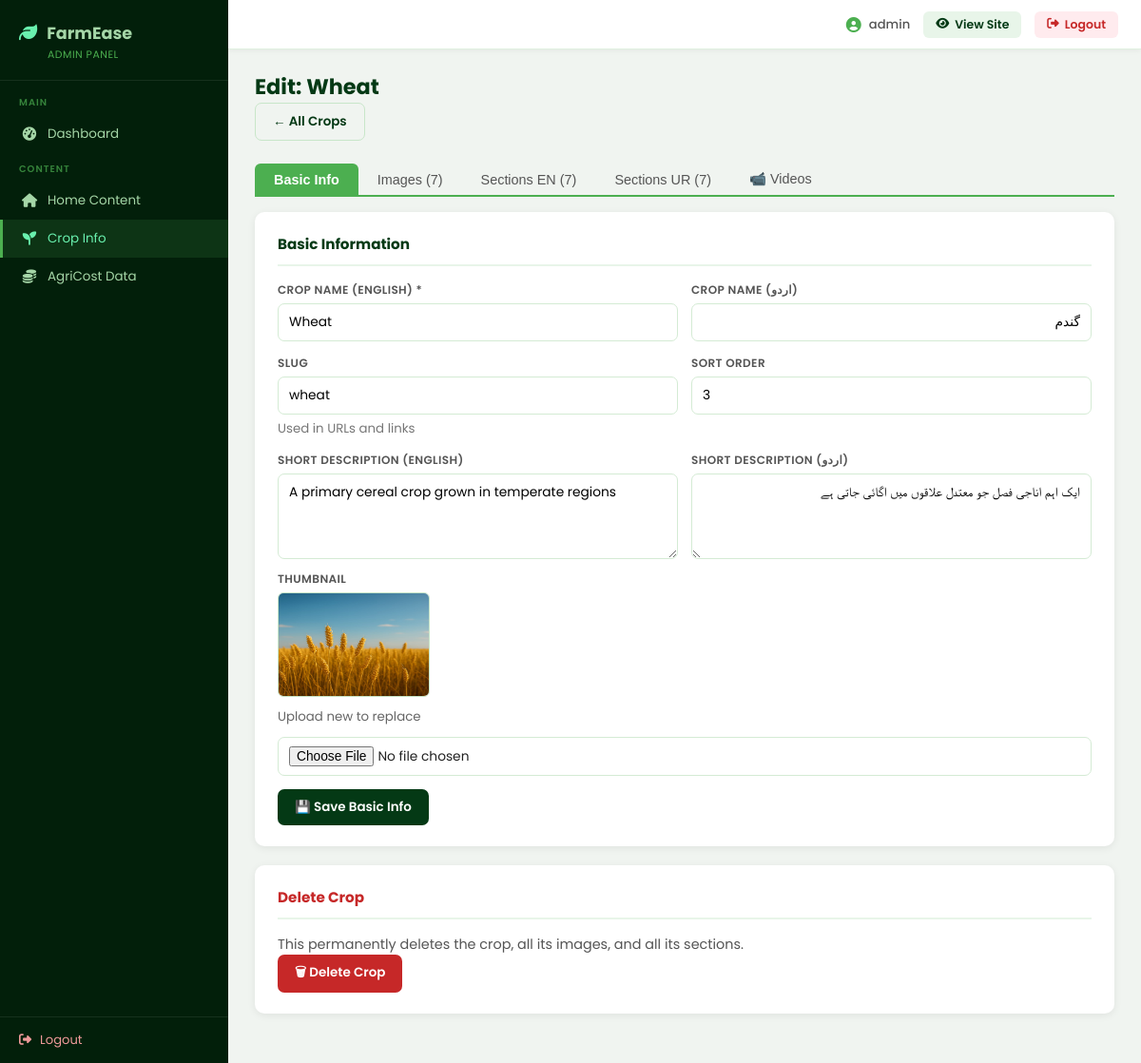
Page /backend/admin/crop-info.php?view=edit&id=3 (signed in) on the committed database.
### tables this page shows
CREATE TABLE `crops` (
  `id` int(11) NOT NULL,
  `slug` varchar(50) NOT NULL,
  `name_en` varchar(100) DEFAULT '',
  `name_ur` varchar(100) DEFAULT '',
  `desc_en` text DEFAULT NULL,
  `desc_ur` text DEFAULT NULL,
  `thumbnail` varchar(255) DEFAULT '',
  `video_1` varchar(100) DEFAULT '',
  `video_2` varchar(100) DEFAULT '',
  `video_3` varchar(100) DEFAULT '',
  `video_4` varchar(100) DEFAULT '',
  `sort_order` int(11) DEFAULT 0,
  `images` longtext DEFAULT NULL,
  `sections_en` longtext DEFAULT NULL,
  `sections_ur` longtext DEFAULT NULL
);

### backend/admin/crop-info.php (the view, shortened to what this page needs)
<?php
function imgUrl($path) {
    return str_starts_with($path, 'http') ? $path : '../../frontend/' . $path;
}
function cropJsonDecode($raw) {
    $arr = json_decode($raw ?? '[]', true);
    return is_array($arr) ? $arr : [];
}
global $conn;
$view = $_GET['view'] ?? '';
$id   = (int)($_GET['id'] ?? 0);
$msg  = $_GET['msg'] ?? '';
$tab  = $_GET['tab'] ?? 'basic';
$crop = null;
$images = [];
$secEn = [];
$secUr = [];
if ($view === 'edit' && $id) {
    $crop = $conn->query("SELECT * FROM crops WHERE id=$id")->fetch_assoc();
    $images = cropJsonDecode($crop['images'] ?? '[]');
    $secEn  = cropJsonDecode($crop['sections_en'] ?? '[]');
    $secUr  = cropJsonDecode($crop['sections_ur'] ?? '[]');
}
$allCrops = $conn->query("SELECT * FROM crops ORDER BY sort_order, name_en")->fetch_all(MYSQLI_ASSOC);
?>
<!DOCTYPE html><html lang="en"><head><meta charset="UTF-8"><title>Crop Info</title>
<?php include __DIR__ . '/partials/head-styles.php'; ?>
</head><body>
<div class="layout">
<?php include __DIR__ . '/partials/sidebar.php'; ?>
<main class="content">
<?php if ($view === 'new'): ?>
<div class="page-header">
  <h1>Add New Crop</h1>
  <a href="crop-info.php" class="btn btn-outline">← Back</a>
</div>
<?php if ($msg === 'slug_taken'): ?>
<div class="alert alert-error">⚠ That slug is already taken. Choose a different one.</div>
<?php endif; ?>
<div class="card">
  <form method="POST" enctype="multipart/form-data">
    <input type="hidden" name="_action" value="create">
    <div class="form-grid">
      <div class="form-group">
        <label>Crop Name (English) *</label>
        <input type="text" name="name_en" required placeholder="e.g. Wheat">
      </div>
      <div class="form-group">
        <label>Crop Name (اردو)</label>
        <input type="text" name="name_ur" dir="rtl" placeholder="e.g. گندم">
      </div>
      <div class="form-group">
        <label>Slug (URL key) *</label>
        <input type="text" name="slug" required placeholder="e.g. wheat" id="slugInput">
        <small style="color:#777">Lowercase letters, numbers, hyphens only</small>
      </div>
      <div class="form-group">
        <label>Sort Order</label>
        <input type="number" name="sort_order" value="0">
      </div>
      <div class="form-group">
        <label>Short Description (English)</label>
        <textarea name="desc_en" rows="2" placeholder="e.g. A staple food crop grown in flooded fields, requiring plenty of water"></textarea>
      </div>
      <div class="form-group">
        <label>Short Description (اردو)</label>
        <textarea name="desc_ur" rows="2" dir="rtl" placeholder="مثلاً ایک اہم غذائی فصل جو سیلابی کھیتوں میں اگائی جاتی ہے..."></textarea>
      </div>
    </div>
    <div class="form-group" style="margin-top:12px">
      <label>Thumbnail Image</label>
      <input type="file" name="thumbnail" accept="image/*">
    </div>
    <div class="btn-group" style="margin-top:16px">
      <button type="submit" class="btn btn-primary">Create Crop →</button>
      <a href="crop-info.php" class="btn btn-outline">Cancel</a>
    </div>
  </form>
</div>
<script>
document.querySelector('input[name="name_en"]').addEventListener('input', function(){
  const s = document.getElementById('slugInput');
  if (!s.dataset.manual) s.value = this.value.toLowerCase().replace(/[^a-z0-9]+/g,'-').replace(/^-|-$/g,'');
});
document.getElementById('slugInput').addEventListener('input', function(){ this.dataset.manual = '1'; });
</script>
<?php elseif ($view === 'edit' && $crop): ?>
<div class="page-header">
  <h1>Edit: <?= htmlspecialchars($crop['name_en']) ?></h1>
  <a href="crop-info.php" class="btn btn-outline">← All Crops</a>
</div>
<div class="tab-strip">
  <button class="<?= $tab==='basic'?'active':'' ?>" onclick="showTab('basic')">Basic Info</button>
  <button class="<?= $tab==='images'?'active':'' ?>" onclick="showTab('images')">Images (<?= count($images) ?>)</button>
  <button class="<?= $tab==='en'?'active':'' ?>" onclick="showTab('en')">Sections EN (<?= count($secEn) ?>)</button>
  <button class="<?= $tab==='ur'?'active':'' ?>" onclick="showTab('ur')">Sections UR (<?= count($secUr) ?>)</button>
  <button class="<?= $tab==='videos'?'active':'' ?>" onclick="showTab('videos')">📹 Videos</button>
</div>
<div id="tab-basic" class="tab-pane <?= $tab==='basic'?'show':'' ?>">
<div class="card">
  <h2>Basic Information</h2>
  <form method="POST" enctype="multipart/form-data">
    <div class="form-grid">
      <div class="form-group">
        <label>Crop Name (English) *</label>
        <input type="text" name="name_en" value="<?= htmlspecialchars($crop['name_en']) ?>" required>
      </div>
      <div class="form-group">
        <label>Crop Name (اردو)</label>
        <input type="text" name="name_ur" dir="rtl" value="<?= htmlspecialchars($crop['name_ur']) ?>">
      </div>
      <div class="form-group">
        <label>Slug</label>
        <input type="text" name="slug" value="<?= htmlspecialchars($crop['slug']) ?>" required>
        <small style="color:#777">Used in URLs and links</small>
      </div>
      <div class="form-group">
        <label>Sort Order</label>
        <input type="number" name="sort_order" value="<?= (int)$crop['sort_order'] ?>">
      </div>
      <div class="form-group">
        <label>Short Description (English)</label>
        <textarea name="desc_en" rows="2" placeholder="e.g. A staple food crop grown in flooded fields, requiring plenty of water"><?= htmlspecialchars($crop['desc_en'] ?? '') ?></textarea>
      </div>
      <div class="form-group">
        <label>Short Description (اردو)</label>
        <textarea name="desc_ur" rows="2" dir="rtl" placeholder="مثلاً ایک اہم غذائی فصل جو سیلابی کھیتوں میں اگائی جاتی ہے..."><?= htmlspecialchars($crop['desc_ur'] ?? '') ?></textarea>
      </div>
    </div>
    <div class="form-group" style="margin-top:12px">
      <label>Thumbnail</label>
      <?php if ($crop['thumbnail']): ?>
        <img src="<?= htmlspecialchars(imgUrl($crop['thumbnail'])) ?>" class="img-preview" style="max-width:160px;max-height:110px;border-radius:6px;border:1px solid #c8e6c9;display:block;margin-bottom:6px">
        <small style="color:#666">Upload new to replace</small>
      <?php endif; ?>
      <input type="file" name="thumbnail" accept="image/*" style="margin-top:6px">
    </div>
    <div class="btn-group" style="margin-top:14px">
      <button type="submit" class="btn btn-primary">💾 Save Basic Info</button>
    </div>
  </form>
</div>
<div class="card" style="border-color:#ffcdd2">
  <h2 style="color:#c62828">Delete Crop</h2>
  <p style="color:#555;font-size:.9rem">This permanently deletes the crop, all its images, and all its sections.</p>
  <form method="POST" onsubmit="return confirm('Delete this crop and ALL its data? This cannot be undone.')">
    <button type="submit" class="btn btn-danger">🗑 Delete Crop</button>
  </form>
</div>
</div>
<?php endif; ?>
</main></div></body></html>

### backend/admin/partials/head-styles.php (style rules this page uses)
* { box-sizing: border-box; margin: 0; padding: 0; }
body { font-family: 'Poppins', sans-serif; background: #f0f4f0; color: #222; }
.layout { display: flex; min-height: 100vh; }
.content { flex: 1; margin-left: 240px; padding: 74px 28px 32px; overflow-y: auto; min-width: 0; }
.page-header { margin-bottom: 24px; }
.page-header h1 { font-size: 1.4rem; font-weight: 700; color: #043915; display: flex; align-items: center; gap: 10px; }
.card { background: #fff; border-radius: 10px; padding: 22px 24px; box-shadow: 0 2px 8px rgba(0,0,0,.07); margin-bottom: 20px; }
.card h2 { font-size: .95rem; color: #043915; margin-bottom: 16px; padding-bottom: 10px; border-bottom: 2px solid #e8f5e9; display: flex; align-items: center; gap: 8px; }
.form-grid { display: grid; grid-template-columns: 1fr 1fr; gap: 14px; }
.form-group { display: flex; flex-direction: column; gap: 5px; }
.form-group label { font-size: .75rem; font-weight: 600; color: #555; text-transform: uppercase; letter-spacing: .4px; }
.form-group input, .form-group select, .form-group textarea { border: 1.5px solid #d4ebd4; border-radius: 7px; padding: 9px 11px; font-size: .86rem; font-family: 'Poppins', sans-serif; outline: none; transition: border-color .2s, box-shadow .2s; width: 100%; background: #fff; }
.form-group textarea { resize: vertical; min-height: 90px; }
.btn { padding: 9px 18px; border-radius: 7px; border: none; cursor: pointer; font-size: .84rem; font-weight: 600; font-family: 'Poppins', sans-serif; text-decoration: none; display: inline-flex; align-items: center; gap: 7px; transition: background .2s, transform .15s; }
.btn-primary { background: #043915; color: #fff; }
.btn-danger { background: #c62828; color: #fff; }
.btn-outline { background: transparent; color: #043915; border: 1.5px solid #c8e6c9; }
.btn-group { display: flex; gap: 8px; margin-top: 14px; flex-wrap: wrap; }

### backend/admin/crop-info.php (style rules this page uses)
.tab-strip { display:flex;gap:0;border-bottom:2px solid #4caf50;margin-bottom:16px }
.tab-strip button { padding:8px 20px;border:none;background:none;cursor:pointer;font-size:.9rem;color:#555;border-radius:6px 6px 0 0;transition:background .15s }
.tab-strip button.active { background:#4caf50;color:#fff;font-weight:600 }
.tab-pane { display:none }
.tab-pane.show { display:block }

### rows in the picture
crops: name_en "Wheat", images "7", sections_en "7", sections_ur "7", name_ur "گندم", slug "wheat", sort_order "3", desc_en "A primary cereal crop grown in temperate regions", desc_ur "ایک اہم اناجی فصل جو معتدل علاقوں میں اگائی جاتی ہے", thumbnail (picture)

### other values in the picture
$_SESSION['admin_user'] "admin"
